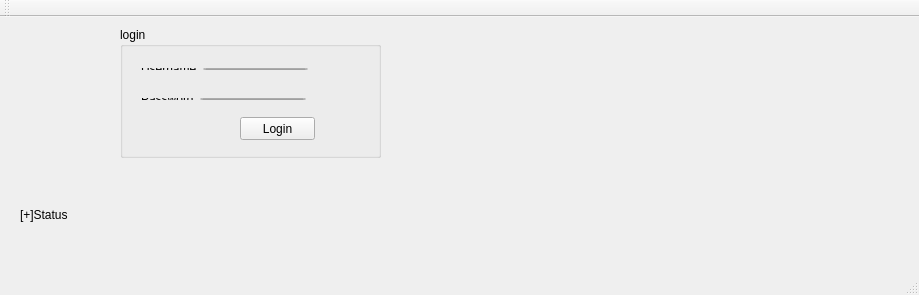
<?xml version="1.0" encoding="UTF-8"?>
<ui version="4.0">
 <class>login</class>
 <widget class="QMainWindow" name="login">
  <property name="geometry">
   <rect>
    <x>0</x>
    <y>0</y>
    <width>919</width>
    <height>295</height>
   </rect>
  </property>
  <property name="windowTitle">
   <string>login</string>
  </property>
  <widget class="QWidget" name="centralWidget">
   <widget class="QLabel" name="lbl_isOpen">
    <property name="geometry">
     <rect>
      <x>20</x>
      <y>190</y>
      <width>871</width>
      <height>16</height>
     </rect>
    </property>
    <property name="text">
     <string>[+]Status</string>
    </property>
   </widget>
   <widget class="QGroupBox" name="gb_login">
    <property name="geometry">
     <rect>
      <x>120</x>
      <y>10</y>
      <width>261</width>
      <height>131</height>
     </rect>
    </property>
    <property name="title">
     <string>login</string>
    </property>
    <widget class="QPushButton" name="pbtn_login">
     <property name="geometry">
      <rect>
       <x>120</x>
       <y>90</y>
       <width>75</width>
       <height>23</height>
      </rect>
     </property>
     <property name="text">
      <string>Login</string>
     </property>
    </widget>
    <widget class="QWidget" name="layoutWidget">
     <property name="geometry">
      <rect>
       <x>10</x>
       <y>60</y>
       <width>187</width>
       <height>24</height>
      </rect>
     </property>
     <layout class="QHBoxLayout" name="horizontalLayout">
      <item>
       <widget class="QLabel" name="label_2">
        <property name="text">
         <string>Password</string>
        </property>
       </widget>
      </item>
      <item>
       <widget class="QLineEdit" name="le_password">
        <property name="echoMode">
         <enum>QLineEdit::Password</enum>
        </property>
       </widget>
      </item>
     </layout>
    </widget>
    <widget class="QWidget" name="layoutWidget">
     <property name="geometry">
      <rect>
       <x>10</x>
       <y>30</y>
       <width>189</width>
       <height>24</height>
      </rect>
     </property>
     <layout class="QHBoxLayout" name="horizontalLayout_2">
      <item>
       <widget class="QLabel" name="label">
        <property name="text">
         <string>Username</string>
        </property>
       </widget>
      </item>
      <item>
       <widget class="QLineEdit" name="le_username"/>
      </item>
     </layout>
    </widget>
   </widget>
   <widget class="QLabel" name="lbl_logo">
    <property name="geometry">
     <rect>
      <x>10</x>
      <y>20</y>
      <width>101</width>
      <height>91</height>
     </rect>
    </property>
    <property name="text">
     <string/>
    </property>
   </widget>
  </widget>
  <widget class="QMenuBar" name="menuBar">
   <property name="geometry">
    <rect>
     <x>0</x>
     <y>0</y>
     <width>919</width>
     <height>26</height>
    </rect>
   </property>
  </widget>
  <widget class="QToolBar" name="mainToolBar">
   <attribute name="toolBarArea">
    <enum>TopToolBarArea</enum>
   </attribute>
   <attribute name="toolBarBreak">
    <bool>false</bool>
   </attribute>
  </widget>
  <widget class="QStatusBar" name="statusBar"/>
 </widget>
 <layoutdefault spacing="6" margin="11"/>
 <resources/>
 <connections/>
</ui>
